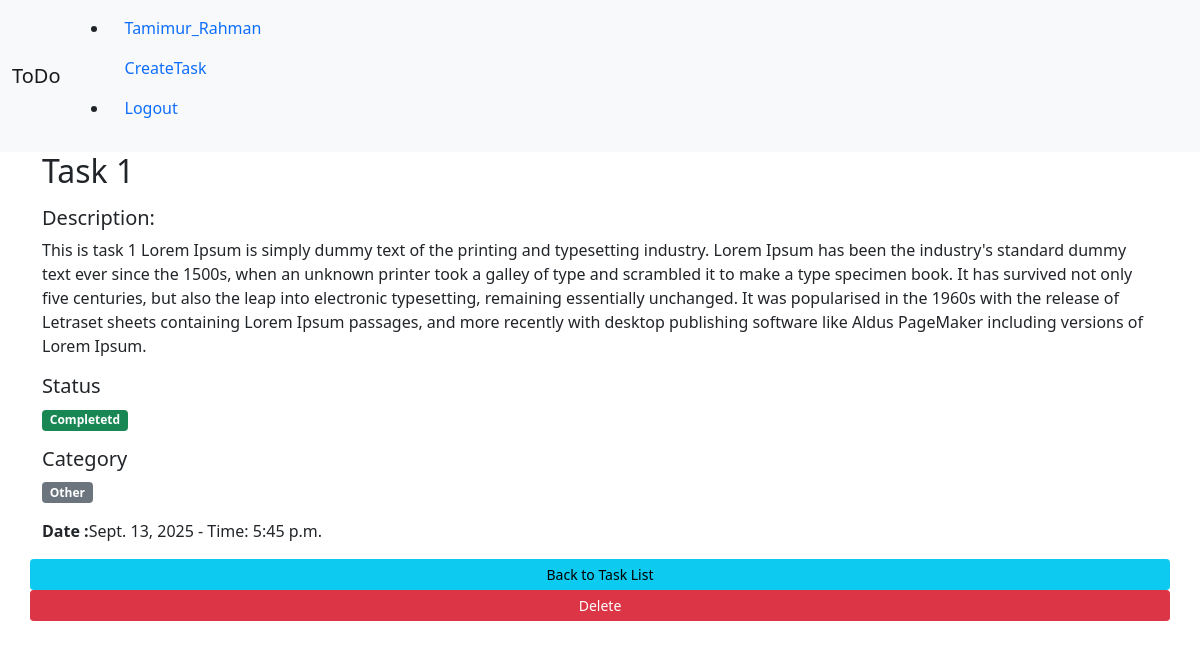
Page /task/1 (signed in) on the committed database.
### task/models.py (models this page shows, shortened)
class Task(models.Model):
    STATUS = [
        ('pending','Pending'),
        ('completed','Completed'),
    ]
    CATEGORY = [
        ('work','Work'),
        ('personal','Personal'),
        ('other','Other'),
    ]
    title = models.CharField(max_length=100)
    description = models.TextField()
    due_date = models.DateField()
    due_time = models.TimeField()
    status = models.CharField(max_length=10, choices=STATUS, default = 'pending')
    category = models.CharField(max_length=10, choices=CATEGORY)
    is_completed = models.BooleanField(default=False)
    user = models.ForeignKey(User, on_delete=models.CASCADE)

### task/views.py (the view)
# urls.py: path('task/<int:task_id>',task_detail,name='task_detail'),
def task_detail(request,task_id):
    task = get_object_or_404(Task, id = task_id, user=request.user)
    return render(request,'task_detail.html',{'task':task})

### task/templates/task_detail.html (shortened to what this page needs)
{% extends "base.html" %}
{% block content %}
<h2>{{task.title}}</h2>
<p>
    <h5>Description: </h5>
    {{task.description}}
</p>
<h5>Status</h5>
<div class='mb-3'>
    {% if task.is_completed %}
        <span class = 'badge bg-success'>Completetd</span>
    {% else %}
        <span class='badge bg-warning'>Pending</span>
    {% endif %}
</div>
<div class='mb-3'>
    <h5>Category</h5>
    <span class='badge bg-secondary'>{{task.get_category_display}}</span>
</div>
            <p class='card-text'>
                <strong>Date :</strong>{{task.due_date}} - Time:  {{task.due_time}} <br>
            </p>
          <div class='row'>
                <a href="{% url 'task_list' %}" class='btn btn-info btn-sm '>Back to Task List</a>
                <a href="{% url 'task_delete' task.id %}" class='btn btn-danger btn-sm '>Delete</a>
            </div>
{% endblock content %}

### templates/navbar.html (shortened to what this page needs)
<nav class="navbar navbar-expand-lg navbar-light bg-light">
  <div class="container-fluid">
    <a class="navbar-brand" href="{% url 'task_list' %}">ToDo</a>
    <div class="collapse navbar-collapse" id="navbarSupportedContent">
      <form class="d-flex">
        {% if user.is_authenticated %}
            <ul>
                <li class="nav-item">
                    <a class="nav-link active" aria-current="page" href="#">{{ user.username }}</a>
                    <a class="nav-link active" aria-current="page" href="{% url 'taskCreate' %}">CreateTask</a>
                </li>
                <li class="nav-item">
                    <a class="nav-link active" aria-current="page" href="{% url 'logout' %}">Logout</a>
                </li>
            </ul>
        {% endif %}
      </form>
    </div>
  </div>
</nav>

### rows in the picture
Task: title "Task 1", description "This is task 1 Lorem Ipsum is simply dummy text of the printing and typesetting industry. Lorem Ipsum has been the industry's standard dummy text ever since the 1500s, when an unknown printer took a galley of type and scrambled it to make a type specimen book. It has survived not only five centuries, but also the leap into electronic typesetting, remaining essentially unchanged. It was popularised in the 1960s with the release of Letraset sheets containing Lorem Ipsum passages, and more recently with desktop publishing software like Aldus PageMaker including versions of Lorem Ipsum.", category "Other", due_date "Sept. 13, 2025", due_time "5:45 p.m."

### other values in the picture
{{ user.username }} "Tamimur_Rahman"
